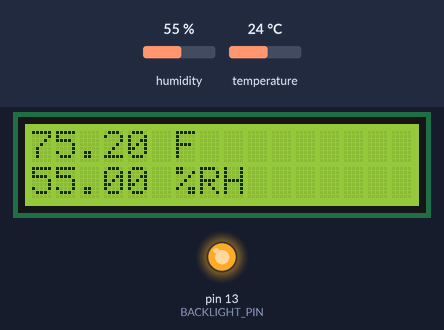
Recording of a sketch running on a simulated Arduino Uno, built with avr-gcc and run on an emulated ATmega328P. Shown: 16×2 character LCD, output pins drawn as LEDs (lit = HIGH). Inputs (shaded band) come from the test bench; at power-on: humidity 55 %, temperature 24 °C. What the sketch prints to the serial monitor is not drawn.

Above: at 6.3 s.
6.4 s: humidity set to 22 %
At 10.6 s:
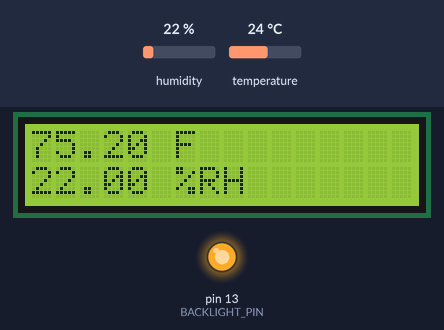
11.7 s: temperature set to 12 °C
At 16.4 s:
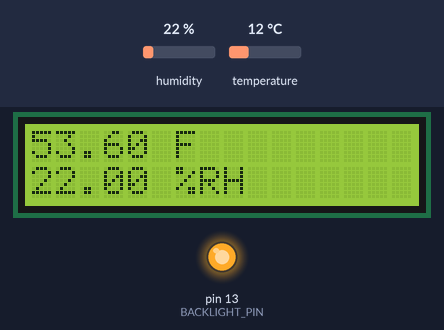
16.7 s: humidity set to 40 %
At 21.4 s:
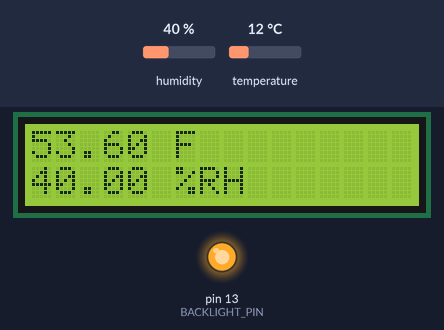
25.3 s: temperature set to 19 °C
At 26.3 s:
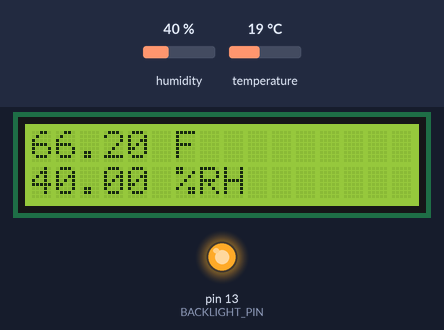
Timing chart, 0 to 28.3 s (numbered marks = the images above; inputs shaded):
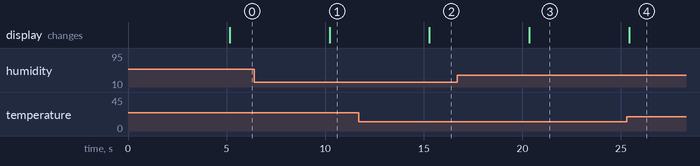

The sketch:

LCD_Temp_Humidity_Display_FULLFXN.ino
```cpp
/*
Temperature & Humidity Sensors with LCD Display
- SHT11 Temp/Hum Sensor

TO DO:
- Add push button
- 1 Press --> Record high/low
- 2 Press --> Sleep display
 */

#include <LiquidCrystal_I2C.h>
#include <SHT1x.h>
#include <Wire.h>

#define lcdAddress 0x27
#define BACKLIGHT_PIN 13

LiquidCrystal_I2C lcd(lcdAddress, 2, 1, 0, 4, 5, 6, 7, 3, POSITIVE);

// Specify data and clock connections and instantiate SHT1x object
#define sdaPin 2
#define sclPin 3
SHT1x sht1x(sdaPin, sclPin);

void setup() {
  pinMode(BACKLIGHT_PIN, OUTPUT);
  digitalWrite(BACKLIGHT_PIN, HIGH);

  lcd.begin(16, 2);
  Serial.begin(19200); // Open serial connection to report values to host

  //sht1x.readTemperatureC();
  sht1x.readTemperatureF();
  sht1x.readHumidity();

  lcd.print("Ready.");

  delay(5000);
}

void loop() {
  //float temp_c;
  float temp_f;
  float humidity;

  // Read values from the sensor
  //temp_c = sht1x.readTemperatureC();
  temp_f = sht1x.readTemperatureF();
  humidity = sht1x.readHumidity();

  lcd.clear();
  lcd.print(temp_f, 2);
  lcd.print(" F");
  lcd.setCursor(0, 1);
  lcd.print(humidity, 2);
  lcd.print(" %RH");

  // Print the values to the serial port
  //Serial.print(temp_c, DEC);
  //Serial.println4(" C");
  Serial.print(temp_f, 2);
  Serial.println(" F");
  Serial.print(humidity, 2);
  Serial.println(" %RH");
  Serial.println();

  delay(5000);  // Must allow ~5sec b/w reads to prevent self-heating
}
```

Measured:
- after the input at 6.4 s, the display: changes after 3.8 s (image 1)
- after the input at 11.7 s, the display: changes after 3.6 s (image 2)
- after the input at 16.7 s, the display: changes after 3.7 s (image 3)
- after the input at 25.3 s, the display: changes after 0.11 s (image 4)
